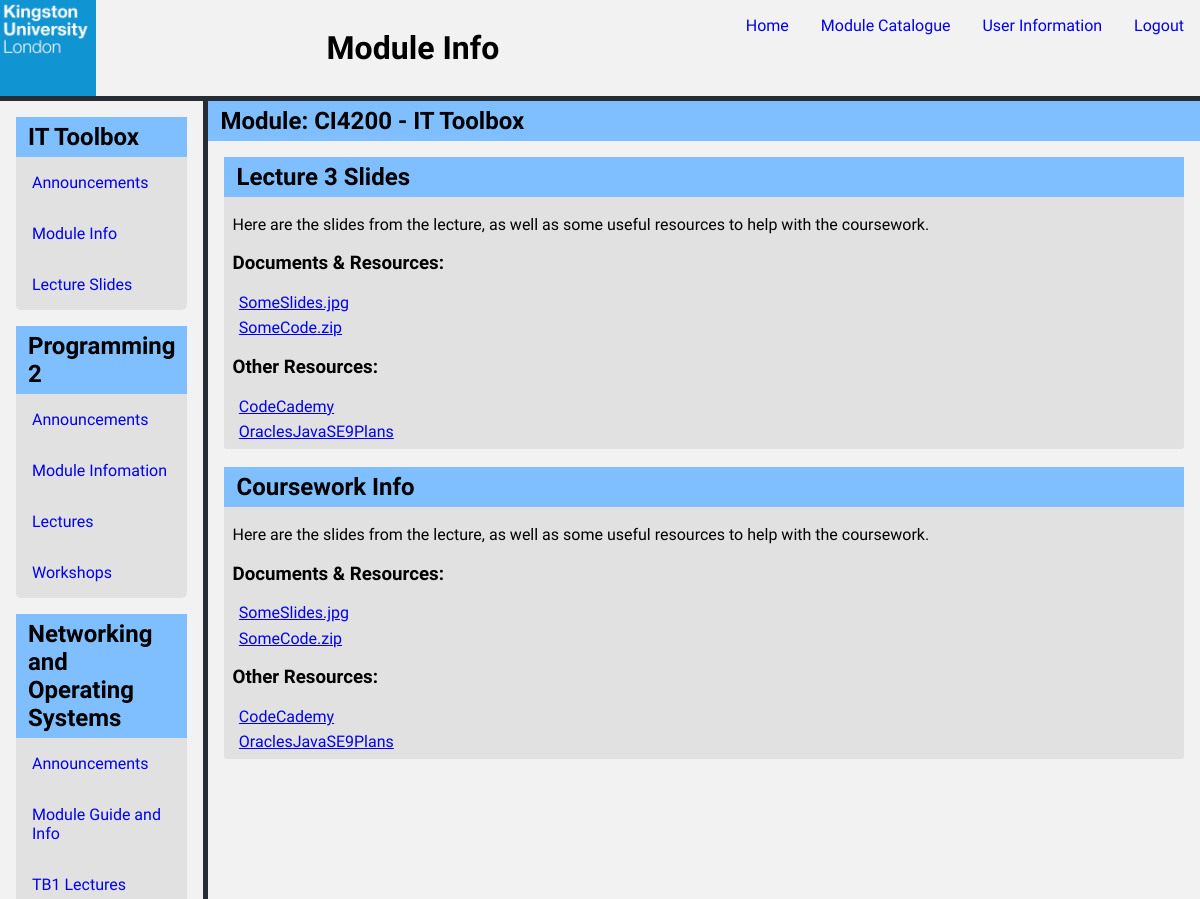
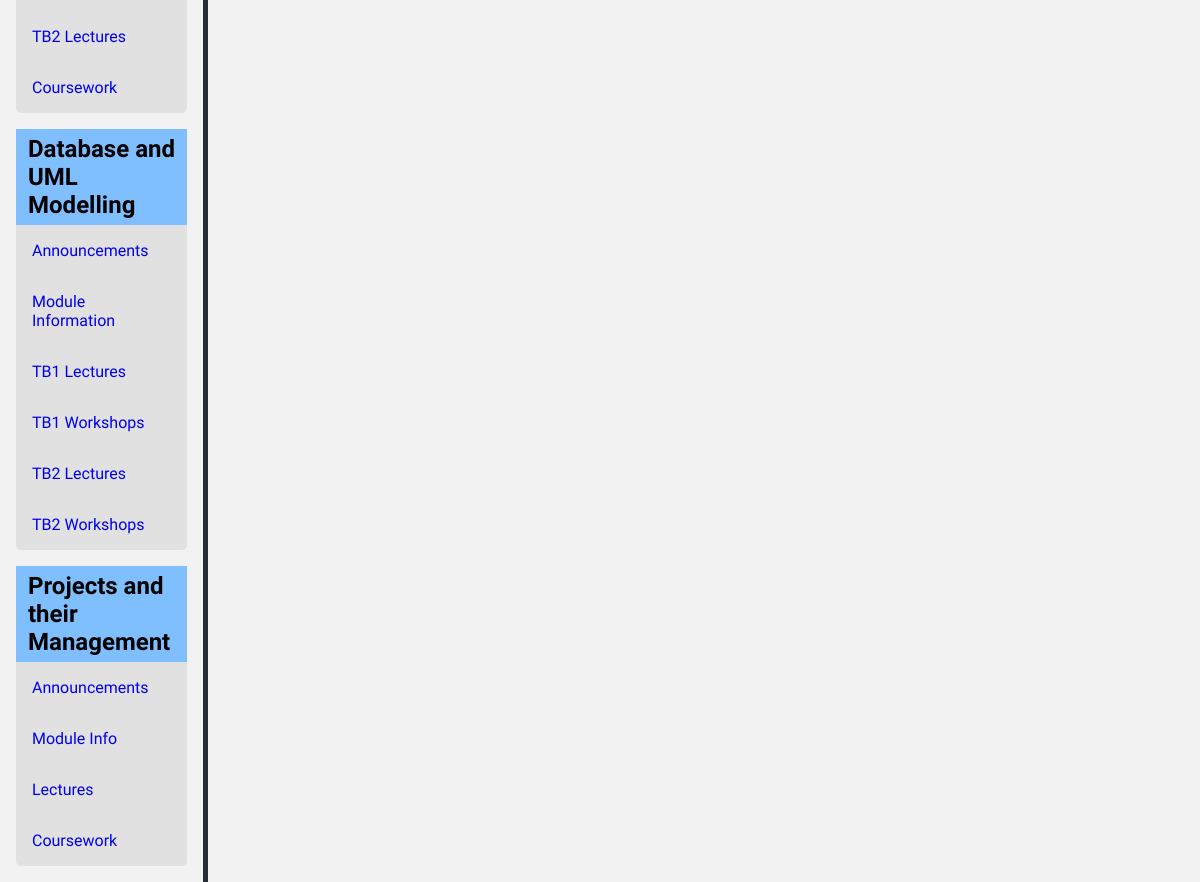
The page /module.php?moduleID=CI4200&modulePage=Module Info (signed in) on the database its author committed (2 pictures, top to bottom).
### tables this page shows
CREATE TABLE `module` (
  `moduleID` varchar(8) NOT NULL,
  `moduleName` text NOT NULL,
  `moduleDescription` text NOT NULL
);

### _includes/frontRow/Module.php (called while the page is built, shortened)
<?php
class Module {
    private $moduleID;
    public function __get($name) {
        return $this->$name;
    }
    public function setModulePage($db){
            $stmt = $db->prepare('SELECT modulePage.pageName
            FROM modulePage
            WHERE modulePage.moduleID=:moduleID');
            $stmt->bindParam(':moduleID', $this->moduleID);
            $stmt->execute();
            $this->modulePage = $stmt->fetchAll(PDO::FETCH_COLUMN, 0);
    }
}

### _includes/moduleNav.php (the view)
<?php foreach($modules as $module) : ?>
            <section>
                <h2><?= $module->moduleName ?></h2>
                <?php $numberOfPages = count($module->modulePage); ?>
                    <?php for ($i = 0; $i < $numberOfPages; $i++) : ?>
                         <a href="module.php?moduleID=<?= $module->moduleID ?>&amp;modulePage=<?= $module->modulePage[$i] ?>"><?= $module->modulePage[$i] ?></a>
                    <?php endfor ?>
            </section>
<?php endforeach ?>

### module.php (shortened to what this page needs)
<?php
require_once '_includes/pdoConnect.php';
require_once '_includes/frontRow/Module.php';
if(isset($_GET['moduleID'])) {
    $sql = 'SELECT COUNT(*) FROM module WHERE moduleID = :moduleID';
    $stmt = $db->prepare($sql);
    $stmt->bindParam(':moduleID', $_GET['moduleID']);
    $stmt->execute();
    if ($stmt->fetchColumn() == 0) {
        header('Location: home.php');
    } else {
        $stmt = $db->prepare('SELECT module.moduleID, module.moduleName
        FROM module, userModule
        WHERE module.moduleID=userModule.moduleID AND userModule.kNumber=:kNumber');
        $stmt->bindParam(':kNumber', $_SESSION['username']);
        $stmt->execute();
        $modules = $stmt->fetchAll(PDO::FETCH_CLASS, 'module');
        foreach($modules as $module) {
            $module->setModulePage($db);
            if ($_GET['moduleID'] == $module->moduleID) {
                $currentModule = $module;
            }
        }
        if (isset($_GET['modulePage'])) {
            $numberOfPages = count($currentModule->modulePage);
            for ($i = 0; $i < $numberOfPages; $i++) {
                if ($_GET['modulePage'] == $currentModule->modulePage[$i]) {
                    $currentPage = $currentModule->modulePage[$i];
                }
            }
        } else {
            echo 'It ain\'t set!';
            $currentPage = $currentModule->modulePage[0];
        }
    }
} else {
    header('Location: home.php');
}
?>
<!DOCTYPE html>
<html lang="en">
    <head>
        <link rel="stylesheet" href="_css/layout.css">
    </head>
    <body>
        <header>
            <img src="_img/kulogo.png" alt="Kingston University">
            <h1><?= $currentPage ?></h1>
            <nav>
                <a href="home.php">Home</a>
                <a href="moduleCatalogue.php">Module Catalogue</a>
                <div class="dropdown">
                    <a href="#" class="dropdown-toggle">User Information</a>
                </div>
                <a id="logout" href="logout.php">Logout</a>
            </nav>
        </header>
        <nav>
<?php include_once '_includes/moduleNav.php'; ?>
        </nav>
        <main>
            <h2>Module: <?= $currentModule->moduleID ?> - <?= $currentModule->moduleName ?></h2>
            <article class="module-post">
                <h2>Lecture 3 Slides</h2>
                <section>
                    <p>Here are the slides from the lecture, as well as some useful resources to help with the coursework.</p>
                    <h3>Documents &amp; Resources:</h3>
                    <a href="#">SomeSlides.jpg</a>
                    <a href="#">SomeCode.zip</a>
                    <h3>Other Resources:</h3>
                    <a href="#">CodeCademy</a>
                    <a href="#">OraclesJavaSE9Plans</a>
                </section>
            </article>
            <article class="module-post">
                <h2>Coursework Info</h2>
                <section>
                    <p>Here are the slides from the lecture, as well as some useful resources to help with the coursework.</p>
                    <h3>Documents &amp; Resources:</h3>
                    <a href="#">SomeSlides.jpg</a>
                    <a href="#">SomeCode.zip</a>
                    <h3>Other Resources:</h3>
                    <a href="#">CodeCademy</a>
                    <a href="#">OraclesJavaSE9Plans</a>
                </section>
            </article>
        </main>
    </body>
</html>

### _css/layout.css (style rules this page uses)
html, body { min-height: 100%; width: 100%; margin: 0; }
body { background: #282C34; display: grid; grid-template-columns: repeat(6, 1fr); grid-template-rows: auto; grid-template-areas: "h h h h h h" "sb m m m m m"; grid-column-gap: 5px; grid-row-gap: 5px; }
header { grid-area: h; display: flex; height: 12vh; background: #f2f2f2; justify-content: space-between; align-items: center; flex-wrap: wrap; }
header img { height: 100%; }
header nav { display: flex; justify-content: flex-end; align-self: flex-start; flex-wrap: nowrap; }
header nav a, body > nav a { padding: 1em; text-decoration: none; }
body > nav { grid-area: sb; background: #f2f2f2; }
body > nav section { display: flex; flex-direction: column; background: #e1e1e1; margin: 1em; border-radius: 5px; }
body > nav h2, main h2 { padding: 0.25em 0.5em; margin: 0; background: #80bfff; }
.dropdown { position: relative; display: inline-block; margin-top: 1em; }
main { grid-area: m; background: #f2f2f2; min-height: 88vh; }
main article, main > section { background: #e1e1e1; border-radius: 5px; margin: 1em; }
main section { padding: 0.1em 0.5em; border-bottom: 2px solid #f2f2f2; border-bottom-left-radius: 3px; border-bottom-right-radius: 3px; }
main > section p, main section a { margin: 1em; }
article section a { display: block; margin: 0.4em; }

### _css/main.css (style rules this page uses)
body { font-family: 'Abel',sans-serif; }

### rows shown on the page
module: moduleName "IT Toolbox", modulePage "Announcements", modulePage "Module Info", modulePage "Lecture Slides", moduleID "CI4200"
module: moduleName "Programming 2", modulePage "Announcements", modulePage "Module Infomation", modulePage "Lectures", modulePage "Workshops"
module: moduleName "Networking and Operating Systems", modulePage "Announcements", modulePage "Module Guide and Info", modulePage "TB1 Lectures", modulePage "TB2 Lectures", modulePage "Coursework"
module: moduleName "Database and UML Modelling", modulePage "Announcements", modulePage "Module Information", modulePage "TB1 Lectures", modulePage "TB1 Workshops", modulePage "TB2 Lectures", modulePage "TB2 Workshops"
module: moduleName "Projects and their Management", modulePage "Announcements", modulePage "Module Info", modulePage "Lectures", modulePage "Coursework"

### other values the page prints
$currentPage "Module Info"
